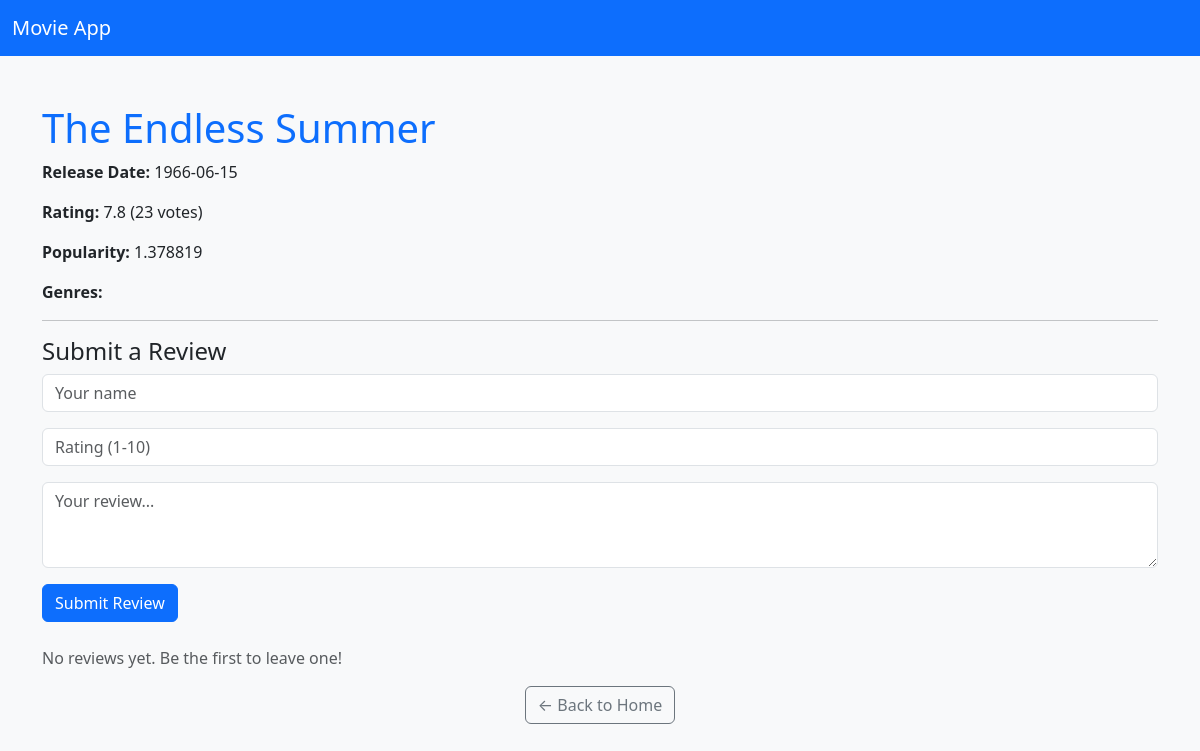
The app's page /movie/21 with its own data.
### app/models.py (models this page shows)
class Movie(db.Model):
    id = db.Column(db.Integer, primary_key=True)
    title = db.Column(db.String(200), nullable=False)
    release_date = db.Column(db.String(50))
    popularity = db.Column(db.Float)
    vote_average = db.Column(db.Float)
    vote_count = db.Column(db.Integer)
    reviews = db.relationship('Review', backref='movie', lazy=True)
    genres = db.relationship('Genre', secondary=movie_genres, back_populates='movies')  # ✅ Add this

### app/routes.py (the view)
@main.route('/movie/<int:movie_id>')
def movie_detail(movie_id):
    movie = Movie.query.get_or_404(movie_id)
    reviews = Review.query.filter_by(movie_id=movie.id).order_by(Review.id.desc()).all()
    return render_template('detail.html', movie=movie, reviews=reviews)

### app/templates/detail.html (shortened to what this page needs)
<!DOCTYPE html>
<html>
<head>
    <link href="https://cdn.jsdelivr.net/npm/bootstrap@5.3.0/dist/css/bootstrap.min.css" rel="stylesheet">
</head>
<body class="bg-light">
<nav class="navbar navbar-expand-lg navbar-dark bg-primary mb-4">
  <div class="container-fluid">
    <a class="navbar-brand" href="{{ url_for('main.home') }}">Movie App</a>
  </div>
</nav>
<div class="container py-4">
    <h1 class="text-primary">{{ movie.title }}</h1>
    <p><strong>Release Date:</strong> {{ movie.release_date }}</p>
    <p><strong>Rating:</strong> {{ movie.vote_average }} ({{ movie.vote_count }} votes)</p>
    <p><strong>Popularity:</strong> {{ movie.popularity }}</p>
    <p><strong>Genres:</strong>
    </p>
    <hr>
    <h4>Submit a Review</h4>
    <form method="POST" action="{{ url_for('main.add_review', movie_id=movie.id) }}" class="mb-4">
        <div class="mb-3">
            <input type="text" name="reviewer_name" placeholder="Your name" class="form-control" required>
        </div>
        <div class="mb-3">
            <input type="number" name="rating" min="1" max="10" placeholder="Rating (1-10)" class="form-control" required>
        </div>
        <div class="mb-3">
            <textarea name="comment" rows="3" placeholder="Your review..." class="form-control" required></textarea>
        </div>
        <button type="submit" class="btn btn-primary">Submit Review</button>
    </form>
    {% if reviews %}
    <h4>User Reviews</h4>
    <ul class="list-group mb-4">
        {% for review in reviews %}
        <li class="list-group-item">
            <strong>{{ review.reviewer_name }}</strong> – ⭐ {{ review.rating }}
            <p class="mb-0">{{ review.comment }}</p>
        </li>
        {% endfor %}
    </ul>
    {% else %}
    <p class="text-muted">No reviews yet. Be the first to leave one!</p>
    {% endif %}
    <div class="text-center">
        <a href="{{ url_for('main.home') }}" class="btn btn-outline-secondary">← Back to Home</a>
    </div>
</div>
</body>
</html>

### records on screen
Movie: title "The Endless Summer", release_date "1966-06-15", vote_average "7.8", vote_count "23", popularity "1.378819"
